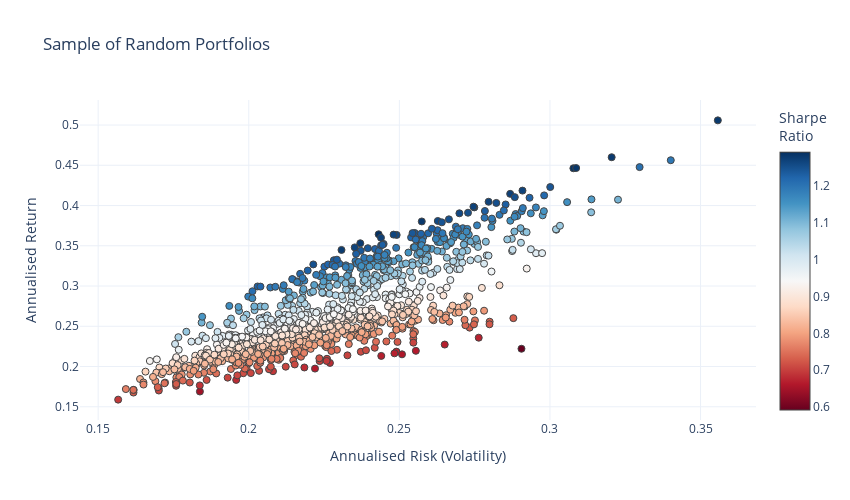

The notebook cell this image was saved under:
### Markdown cell above
Using plotly we can make excellent interactive graphs to display our different portfolios

### Code cell
fig = go.Figure() #Creates an instance of go (graph object) similiar to figure = plt.figure

fig.add_trace(go.Scatter(x=plot_data['Variance']**0.5, y=plot_data['Mean'], #Note our x axis becomes standard deviation so is square rooted
                      marker=dict(color=plot_data['Sharpe Ratio'], #Mark each point by its sharpe ratio
                                  showscale=True, #Parameters for the marker
                                  size=7,
                                  line=dict(width=1),
                                  colorscale="RdBu",
                                  colorbar=dict(title="Sharpe<br>Ratio")
                                 ),
                      mode='markers'))

fig.update_layout(template='plotly_white', #Generic formatting
                  xaxis=dict(title='Annualised Risk (Volatility)'),
                  yaxis=dict(title='Annualised Return'),
                  title='Sample of Random Portfolios',
                  width=850,
                  height=500)

fig.update_layout(coloraxis_colorbar=dict(title="Sharpe Ratio"))

### Figure 1 — Plotly figure (JSON) as saved in the notebook; plotly's stock layout.template omitted (floating-point values rounded to 4 significant figures; data arrays with more than 128 entries replaced by an {"elided": "..."} marker saying what was removed)
{"data": [{"marker": {"color": {"elided": "1000 float values"}, "colorbar": {"title": {"text": "Sharpe<br>Ratio"}}, "colorscale": [[0, "rgb(103,0,31)"], [0.1, "rgb(178,24,43)"], [0.2, "rgb(214,96,77)"], [0.3, "rgb(244,165,130)"], [0.4, "rgb(253,219,199)"], [0.5, "rgb(247,247,247)"], [0.6, "rgb(209,229,240)"], [0.7, "rgb(146,197,222)"], [0.8, "rgb(67,147,195)"], [0.9, "rgb(33,102,172)"], [1, "rgb(5,48,97)"]], "line": {"width": 1}, "showscale": true, "size": 7}, "mode": "markers", "type": "scatter", "x": {"elided": "1000 float values"}, "y": {"elided": "1000 float values"}}], "layout": {"coloraxis": {"colorbar": {"title": {"text": "Sharpe Ratio"}}}, "height": 500, "title": {"text": "Sample of Random Portfolios"}, "width": 850, "xaxis": {"title": {"text": "Annualised Risk (Volatility)"}}, "yaxis": {"title": {"text": "Annualised Return"}}}}
